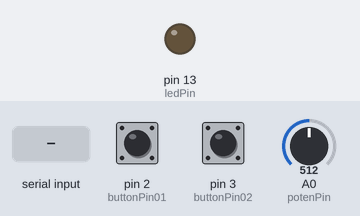
The sketch below on a simulated Arduino Uno, built with avr-gcc and run on an emulated ATmega328P. Shown: output pins drawn as LEDs (lit = HIGH). The test bench sets the inputs (shaded band); at power-on: A0 (potenPin) = 512, pin 2 (buttonPin01) HIGH, pin 3 (buttonPin02) HIGH. What the sketch prints to the serial monitor is not drawn.

Above: at 1.2 s.
1.3 s: "A" received over Serial
At 2.5 s:
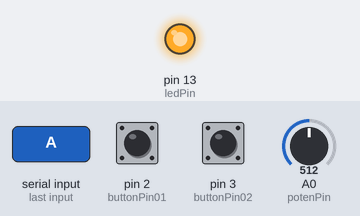
2.8 s: A0 (potenPin) set to 716
4.3 s: pin 2 (buttonPin01) pulled LOW for 0.15 s
5.9 s: pin 3 (buttonPin02) pulled LOW for 0.15 s
7.5 s: pin 2 (buttonPin01) pulled LOW for 1 s
10.0 s: pin 3 (buttonPin02) pulled LOW for 1 s
Timing chart, 0 to 13.0 s (numbered marks = the images above; inputs shaded):
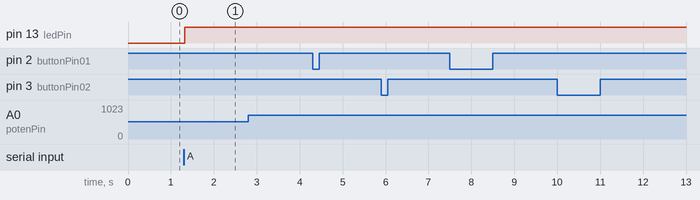

Measured:
- after the input at 1.3 s, pin 13 (ledPin): LOW → HIGH at once
- after the input at 2.8 s, every drawn part: stays the same
- after the input at 4.3 s, every drawn part: stays the same
- after the input at 5.9 s, every drawn part: stays the same
- after the input at 7.5 s, every drawn part: stays the same
- after the input at 10.0 s, every drawn part: stays the same

The sketch:

_UnityTest.ino
```cpp
const int buttonPin01 = 2;  //Button #1 for outputting to Unity
const int buttonPin02 = 3;  //Button #2 for outputting to Unity
const int potenPin = A0;  //Analog pin for Potentiometer, output to Unity
const int ledPin = 13;    //LED that turns on when Unity input is received

int unityData;  //Stores data received from Unity

void setup()
{
  Serial.begin(9600);
  //Specify inputs/outputs
  pinMode(buttonPin01, INPUT);
  pinMode(buttonPin02, INPUT);
  pinMode(potenPin, INPUT);
  pinMode(ledPin, OUTPUT);

  //Set default values for pins
  digitalWrite(buttonPin01, HIGH);
  digitalWrite(buttonPin02, HIGH);
  digitalWrite(ledPin, LOW);
}

void loop()
{
  TestArduinoInput();     //Detect Input from Arduino
  TestUnityInput();       //Detect Input from Unity
}

//Detect input from Arduino, and serialize for Unity
void TestArduinoInput(){
  //If Button 01 is pressed
  if(digitalRead(buttonPin01) == LOW){
    Serial.write(9);  //Pass Unity a value
    Serial.flush();   //Empty the stream
    delay(20);      //Wait a bit so Unity doesn't lag/hang
  }
  //If Button 02 is pressed
  if(digitalRead(buttonPin02) == LOW){
    Serial.write(10);
    Serial.flush();
    delay(20);
  }
  //Output the Expediometer Value -> NOTE could not get pin Variable to work in the analogRead function
  //analogRead() remaps 0-1024 to the range 0-8. This allows us to send a customized range to unity
  Serial.write(map(analogRead(A0),0,1024,0,8));
  Serial.flush();
  delay(20);
}

//Detect input from Unity, and respond accordingly
void TestUnityInput(){
  //If input detected from Unity, do something
  if(Serial.available()){
    //Store the data, then react accordingly
    unityData = Serial.read();

    //Enable LED while specified input is detected
    if(unityData == 'A'){
      digitalWrite(ledPin,HIGH);
    }
    if(unityData == 'B') {
      digitalWrite(ledPin,LOW);
    }
  }
}
```
